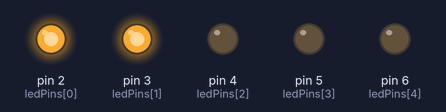
Simulated run of this sketch. Board: Arduino Uno, built with avr-gcc and run on an emulated ATmega328P. Parts: output pins drawn as LEDs (lit = HIGH).

Above: at 0.2 s.
At 1.2 s:
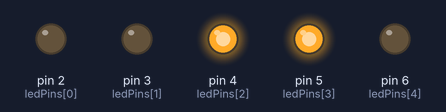
At 2.2 s:
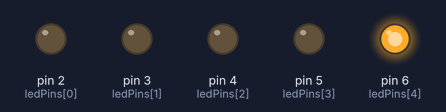
At 5.7 s:
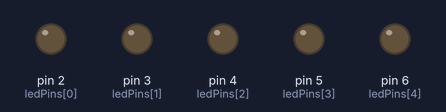
Timing chart, 0 to 6.9 s (numbered marks = the images above):
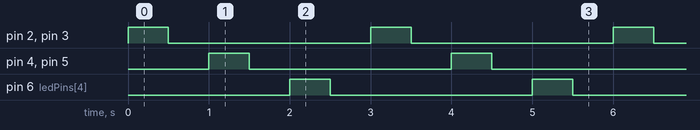

Measured:
- by itself, pin 2 (ledPins[0]), pin 3 (ledPins[1]), pin 4 (ledPins[2]), pin 5 (ledPins[3]), pin 6 (ledPins[4]): alternates HIGH for 0.50 s and LOW for 2.5 s
- by itself, everything shown: repeats every 3.0 s, in 6 steps

The sketch:

AlternateLed.ino
```cpp
int ledPins[] = {2, 3, 4, 5, 6};

void setup() {
  Serial.begin(9600);
  for (int i = 0; i < 5; i++) {
    pinMode(ledPins[i], OUTPUT);
  }
}

void loop() {
  for (int i = 0; i < 5; i += 2) {
    digitalWrite(ledPins[i], HIGH);
    digitalWrite(ledPins[i + 1], HIGH);
    delay(500);
    digitalWrite(ledPins[i], LOW);
    digitalWrite(ledPins[i + 1], LOW);
    delay(500);
  }
}
```
